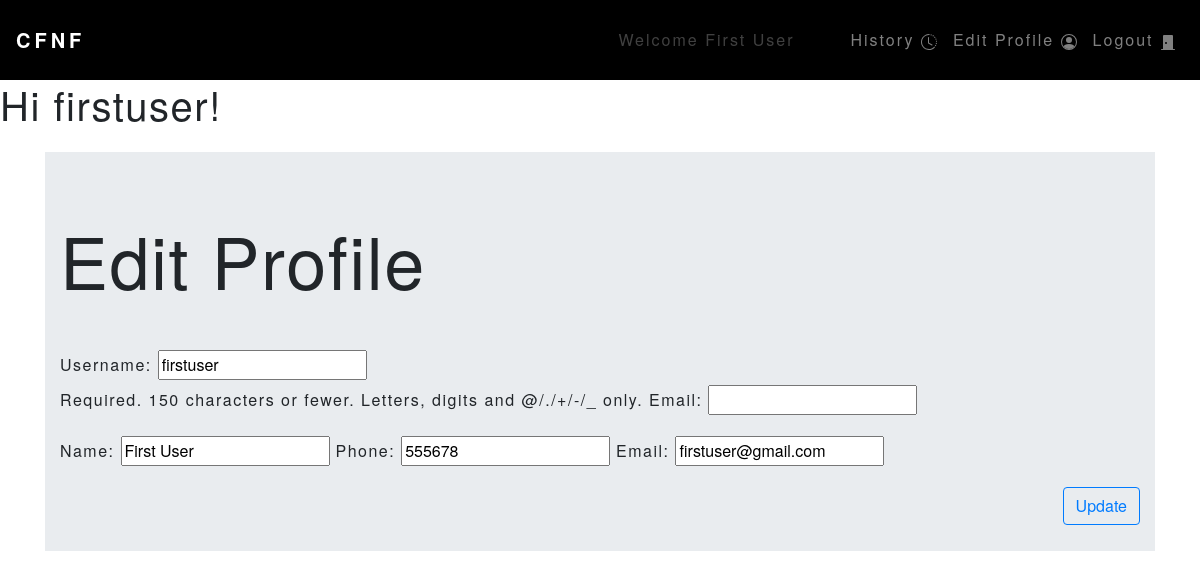
Page /store/profile/ (signed in) on the committed database.
### store/models.py (models this page shows, shortened)
class Customer(models.Model):
    user = models.OneToOneField(User, on_delete=models.CASCADE, null=True)
    name = models.CharField(max_length=200, null=True)
    phone = models.CharField(max_length=200, null=True)
    email = models.CharField(max_length=200, null=True)
    date_created = models.DateTimeField(auto_now_add=True, null=True)

### store/views.py (the view)
# urls.py: path('profile/', views.profilepage, name='profile'),
@login_required
def profilepage(request):
    if request.method == 'POST':
        userupdate = Updateuserinfo(request.POST, instance=request.user)
        customerupdate = Updatecustomerinfo(request.POST, request.FILES, instance=request.user.customer)
        userupdate.save()
        customerupdate.save()
        return redirect('/store/profile/')
    else:
        userupdate = Updateuserinfo(instance=request.user)
        customerupdate = Updatecustomerinfo(instance=request.user.customer)
    context = {'customerupdate': customerupdate, 'userupdate': userupdate}
    return render(request, 'store/profile.html', context)

### store/forms.py
class Updatecustomerinfo(forms.ModelForm):
    class Meta:
        model=Customer
        fields=['name','phone', 'email']

class Updateuserinfo(forms.ModelForm):
    email = forms.EmailField()
    class Meta:
        model=User
        fields=['username','email']

### store/templates/store/profile.html (shortened to what this page needs)
{% extends 'base.html' %}
{% block page %}
<h1>Hi {{ user.username }}!</h1>
<div class="container mt-4">
    <div class="jumbotron jumbotron-fluid">
        <div class="container">
            <h1 class="display-3 mb-5">Edit Profile</h1>
            {% if user.is_authenticated %}
            <form action="/store/profile/" method="POST">
                <p>{{userupdate}}</p>
                <p>{{customerupdate}}</p>
                <input type="submit" value="Update" class="btn btn-outline-primary float-right">
            </form>
            {% else %}
            <h3>You are not logged in.</h3>
            <a class="btn btn-outline-success float-right mr-3" href="/accounts/login">Login here</a>
            {% endif %}
        </div>
    </div>
</div>
{% endblock %}

### store/templates/base.html (shortened to what this page needs)
<!doctype html>
<html lang="en">
  <head>
    <link rel="stylesheet" href="https://stackpath.bootstrapcdn.com/bootstrap/4.5.2/css/bootstrap.min.css">
    <link rel="stylesheet" href="https://cdnjs.cloudflare.com/ajax/libs/font-awesome/4.7.0/css/font-awesome.min.css">
    {% load static %}
    <link rel="stylesheet" type="text/css" href="{% static 'store/style.css' %}">
  </head>
  <body>
    <nav class="navbar navbar-expand-lg navbar-dark" style="background-color: rgb(0, 0, 0); height: 5rem; font-family: Helvetica Neue,sans-serif; letter-spacing: 2px;" id="navbar">
      <a class="navbar-brand" href="/store" style="font-family: Helvetica Neue,sans-serif; font-weight: bold; letter-spacing: 4px;">CFNF</a>
      <div class="collapse navbar-collapse" id="navbarNavAltMarkup">
        <div class="navbar-nav ml-auto">
          {% if user.is_authenticated %}
          {% if user.customer.name %}
          <a class="nav-link disabled pl-5 pr-5" href="#" tabindex="-1" aria-disabled="true">Welcome {{user.customer.name}}</a>
          {% else %}
          <a class="nav-link disabled pl-5 pr-5" href="#" tabindex="-1" aria-disabled="true">Welcome {{user.username}}</a>
          {% endif %}
          <a class="nav-link " href="/store/history">
            History
          </a>
          <a class="nav-link " href="/store/profile">
            Edit Profile
          </a>
          <a class="nav-link " href="/accounts/logout">
            Logout
            <svg width="1em" height="1em" viewBox="0 0 16 16" class="bi bi-door-closed-fill" fill="currentColor" xmlns="http://www.w3.org/2000/svg">
              <path fill-rule="evenodd" d="M4 1a1 1 0 0 0-1 1v13H1.5a.5.5 0 0 0 0 1h13a.5.5 0 0 0 0-1H13V2a1 1 0 0 0-1-1H4zm2 9a1 1 0 1 0 0-2 1 1 0 0 0 0 2z"/>
            </svg>
          </a>
          {% endif %}
        </div>
      </div>
    </nav>
    {% block page %}
    {% endblock %}
  </body>
</html>

### store/static/store/style.css (style rules this page uses)
body { font-family: "Helvetica Neue",sans-serif; letter-spacing: 1.5px; background: url("https://images.hdqwalls.com/download/dark-abstract-blur-4k-on-1600x900.jpg"); }

### rows in the picture
Customer: name "First User", phone "555678", email "firstuser@gmail.com"

### other values in the picture
{{ user.customer.name }} "First User"
{{ user.username }} "firstuser"
